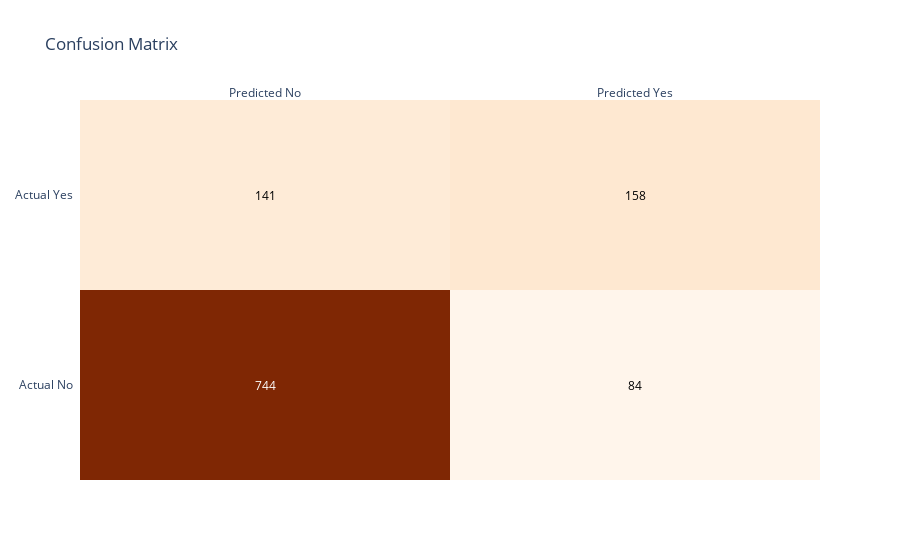

Here is the notebook cell this chart was saved with:
### Code cell
predict_and_plot(x_val,val_targets)

### Figure 1 — Plotly figure (JSON) as saved in the notebook; plotly's stock layout.template omitted (floating-point values rounded to 4 significant figures)
{"data": [{"colorscale": [[0, "rgb(255,245,235)"], [0.125, "rgb(254,230,206)"], [0.25, "rgb(253,208,162)"], [0.375, "rgb(253,174,107)"], [0.5, "rgb(253,141,60)"], [0.625, "rgb(241,105,19)"], [0.75, "rgb(217,72,1)"], [0.875, "rgb(166,54,3)"], [1, "rgb(127,39,4)"]], "reversescale": false, "showscale": false, "type": "heatmap", "x": ["Predicted No", "Predicted Yes"], "y": ["Actual No", "Actual Yes"], "z": [[744, 84], [141, 158]]}], "layout": {"annotations": [{"font": {"color": "#FFFFFF"}, "showarrow": false, "text": "744", "x": "Predicted No", "xref": "x", "y": "Actual No", "yref": "y"}, {"font": {"color": "#000000"}, "showarrow": false, "text": "84", "x": "Predicted Yes", "xref": "x", "y": "Actual No", "yref": "y"}, {"font": {"color": "#000000"}, "showarrow": false, "text": "141", "x": "Predicted No", "xref": "x", "y": "Actual Yes", "yref": "y"}, {"font": {"color": "#000000"}, "showarrow": false, "text": "158", "x": "Predicted Yes", "xref": "x", "y": "Actual Yes", "yref": "y"}], "title": {"text": "Confusion Matrix"}, "xaxis": {"dtick": 1, "gridcolor": "rgb(0, 0, 0)", "side": "top", "ticks": ""}, "yaxis": {"dtick": 1, "ticks": "", "ticksuffix": "  "}}}
